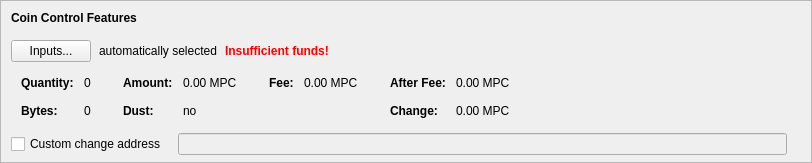
    <widget class="QFrame" name="frameCoinControl">
     <property name="sizePolicy">
      <sizepolicy hsizetype="Expanding" vsizetype="Expanding">
       <horstretch>0</horstretch>
       <verstretch>0</verstretch>
      </sizepolicy>
     </property>
     <property name="maximumSize">
      <size>
       <width>16777215</width>
       <height>16777215</height>
      </size>
     </property>
     <property name="frameShape">
      <enum>QFrame::StyledPanel</enum>
     </property>
     <property name="frameShadow">
      <enum>QFrame::Sunken</enum>
     </property>
     <layout class="QVBoxLayout" name="verticalLayoutCoinControl2">
      <property name="spacing">
       <number>0</number>
      </property>
      <property name="leftMargin">
       <number>0</number>
      </property>
      <property name="topMargin">
       <number>0</number>
      </property>
      <property name="rightMargin">
       <number>0</number>
      </property>
      <property name="bottomMargin">
       <number>6</number>
      </property>
      <item>
       <layout class="QVBoxLayout" name="verticalLayoutCoinControl" stretch="0,0,0,0,1">
        <property name="spacing">
         <number>0</number>
        </property>
        <property name="leftMargin">
         <number>10</number>
        </property>
        <property name="topMargin">
         <number>10</number>
        </property>
        <item>
         <layout class="QHBoxLayout" name="horizontalLayoutCoinControl1">
          <property name="bottomMargin">
           <number>15</number>
          </property>
          <item>
           <widget class="QLabel" name="labelCoinControlFeatures">
            <property name="sizePolicy">
             <sizepolicy hsizetype="Preferred" vsizetype="Maximum">
              <horstretch>0</horstretch>
              <verstretch>0</verstretch>
             </sizepolicy>
            </property>
            <property name="font">
             <font>
              <weight>75</weight>
              <bold>true</bold>
             </font>
            </property>
            <property name="styleSheet">
             <string notr="true">font-weight:bold;</string>
            </property>
            <property name="text">
             <string>Coin Control Features</string>
            </property>
           </widget>
          </item>
         </layout>
        </item>
        <item>
         <layout class="QHBoxLayout" name="horizontalLayoutCoinControl2" stretch="0,0,0,0">
          <property name="spacing">
           <number>8</number>
          </property>
          <property name="bottomMargin">
           <number>10</number>
          </property>
          <item>
           <widget class="QPushButton" name="pushButtonCoinControl">
            <property name="styleSheet">
             <string notr="true"/>
            </property>
            <property name="text">
             <string>Inputs...</string>
            </property>
            <property name="autoDefault">
             <bool>false</bool>
            </property>
           </widget>
          </item>
          <item>
           <widget class="QLabel" name="labelCoinControlAutomaticallySelected">
            <property name="text">
             <string>automatically selected</string>
            </property>
            <property name="margin">
             <number>5</number>
            </property>
           </widget>
          </item>
          <item>
           <widget class="QLabel" name="labelCoinControlInsuffFunds">
            <property name="font">
             <font>
              <weight>75</weight>
              <bold>true</bold>
             </font>
            </property>
            <property name="styleSheet">
             <string notr="true">color:red;font-weight:bold;</string>
            </property>
            <property name="text">
             <string>Insufficient funds!</string>
            </property>
            <property name="margin">
             <number>5</number>
            </property>
           </widget>
          </item>
          <item>
           <spacer name="horizontalSpacerCoinControl">
            <property name="orientation">
             <enum>Qt::Horizontal</enum>
            </property>
            <property name="sizeHint" stdset="0">
             <size>
              <width>40</width>
              <height>1</height>
             </size>
            </property>
           </spacer>
          </item>
         </layout>
        </item>
        <item>
         <widget class="QWidget" name="widgetCoinControl" native="true">
          <property name="sizePolicy">
           <sizepolicy hsizetype="Preferred" vsizetype="Preferred">
            <horstretch>0</horstretch>
            <verstretch>0</verstretch>
           </sizepolicy>
          </property>
          <property name="minimumSize">
           <size>
            <width>0</width>
            <height>0</height>
           </size>
          </property>
          <property name="styleSheet">
           <string notr="true"/>
          </property>
          <layout class="QHBoxLayout" name="horizontalLayoutCoinControl5">
           <property name="leftMargin">
            <number>0</number>
           </property>
           <property name="topMargin">
            <number>0</number>
           </property>
           <property name="rightMargin">
            <number>0</number>
           </property>
           <property name="bottomMargin">
            <number>0</number>
           </property>
           <item>
            <layout class="QHBoxLayout" name="horizontalLayoutCoinControl3" stretch="0,0,0,1">
             <property name="spacing">
              <number>20</number>
             </property>
             <property name="topMargin">
              <number>0</number>
             </property>
             <property name="bottomMargin">
              <number>10</number>
             </property>
             <item>
              <layout class="QFormLayout" name="formLayoutCoinControl1">
               <property name="horizontalSpacing">
                <number>10</number>
               </property>
               <property name="verticalSpacing">
                <number>14</number>
               </property>
               <property name="leftMargin">
                <number>10</number>
               </property>
               <property name="topMargin">
                <number>4</number>
               </property>
               <property name="rightMargin">
                <number>6</number>
               </property>
               <item row="0" column="0">
                <widget class="QLabel" name="labelCoinControlQuantityText">
                 <property name="font">
                  <font>
                   <weight>75</weight>
                   <bold>true</bold>
                  </font>
                 </property>
                 <property name="text">
                  <string>Quantity:</string>
                 </property>
                 <property name="margin">
                  <number>0</number>
                 </property>
                </widget>
               </item>
               <item row="0" column="1">
                <widget class="QLabel" name="labelCoinControlQuantity">
                 <property name="cursor">
                  <cursorShape>IBeamCursor</cursorShape>
                 </property>
                 <property name="contextMenuPolicy">
                  <enum>Qt::ActionsContextMenu</enum>
                 </property>
                 <property name="text">
                  <string notr="true">0</string>
                 </property>
                 <property name="margin">
                  <number>0</number>
                 </property>
                 <property name="textInteractionFlags">
                  <set>Qt::LinksAccessibleByMouse|Qt::TextSelectableByKeyboard|Qt::TextSelectableByMouse</set>
                 </property>
                </widget>
               </item>
               <item row="1" column="0">
                <widget class="QLabel" name="labelCoinControlBytesText">
                 <property name="font">
                  <font>
                   <weight>75</weight>
                   <bold>true</bold>
                  </font>
                 </property>
                 <property name="text">
                  <string>Bytes:</string>
                 </property>
                </widget>
               </item>
               <item row="1" column="1">
                <widget class="QLabel" name="labelCoinControlBytes">
                 <property name="cursor">
                  <cursorShape>IBeamCursor</cursorShape>
                 </property>
                 <property name="contextMenuPolicy">
                  <enum>Qt::ActionsContextMenu</enum>
                 </property>
                 <property name="text">
                  <string notr="true">0</string>
                 </property>
                 <property name="textInteractionFlags">
                  <set>Qt::LinksAccessibleByMouse|Qt::TextSelectableByKeyboard|Qt::TextSelectableByMouse</set>
                 </property>
                </widget>
               </item>
              </layout>
             </item>
             <item>
              <layout class="QFormLayout" name="formLayoutCoinControl2">
               <property name="horizontalSpacing">
                <number>10</number>
               </property>
               <property name="verticalSpacing">
                <number>14</number>
               </property>
               <property name="leftMargin">
                <number>6</number>
               </property>
               <property name="topMargin">
                <number>4</number>
               </property>
               <property name="rightMargin">
                <number>6</number>
               </property>
               <item row="0" column="0">
                <widget class="QLabel" name="labelCoinControlAmountText">
                 <property name="font">
                  <font>
                   <weight>75</weight>
                   <bold>true</bold>
                  </font>
                 </property>
                 <property name="text">
                  <string>Amount:</string>
                 </property>
                 <property name="margin">
                  <number>0</number>
                 </property>
                </widget>
               </item>
               <item row="0" column="1">
                <widget class="QLabel" name="labelCoinControlAmount">
                 <property name="cursor">
                  <cursorShape>IBeamCursor</cursorShape>
                 </property>
                 <property name="contextMenuPolicy">
                  <enum>Qt::ActionsContextMenu</enum>
                 </property>
                 <property name="text">
                  <string notr="true">0.00 MPC</string>
                 </property>
                 <property name="textInteractionFlags">
                  <set>Qt::LinksAccessibleByMouse|Qt::TextSelectableByKeyboard|Qt::TextSelectableByMouse</set>
                 </property>
                </widget>
               </item>
               <item row="1" column="0">
                <widget class="QLabel" name="labelCoinControlLowOutputText">
                 <property name="font">
                  <font>
                   <weight>75</weight>
                   <bold>true</bold>
                  </font>
                 </property>
                 <property name="text">
                  <string>Dust:</string>
                 </property>
                </widget>
               </item>
               <item row="1" column="1">
                <widget class="QLabel" name="labelCoinControlLowOutput">
                 <property name="cursor">
                  <cursorShape>IBeamCursor</cursorShape>
                 </property>
                 <property name="contextMenuPolicy">
                  <enum>Qt::ActionsContextMenu</enum>
                 </property>
                 <property name="text">
                  <string notr="true">no</string>
                 </property>
                 <property name="textInteractionFlags">
                  <set>Qt::LinksAccessibleByMouse|Qt::TextSelectableByKeyboard|Qt::TextSelectableByMouse</set>
                 </property>
                </widget>
               </item>
              </layout>
             </item>
             <item>
              <layout class="QFormLayout" name="formLayoutCoinControl3">
               <property name="horizontalSpacing">
                <number>10</number>
               </property>
               <property name="verticalSpacing">
                <number>14</number>
               </property>
               <property name="leftMargin">
                <number>6</number>
               </property>
               <property name="topMargin">
                <number>4</number>
               </property>
               <property name="rightMargin">
                <number>6</number>
               </property>
               <item row="0" column="0">
                <widget class="QLabel" name="labelCoinControlFeeText">
                 <property name="font">
                  <font>
                   <weight>75</weight>
                   <bold>true</bold>
                  </font>
                 </property>
                 <property name="text">
                  <string>Fee:</string>
                 </property>
                 <property name="margin">
                  <number>0</number>
                 </property>
                </widget>
               </item>
               <item row="0" column="1">
                <widget class="QLabel" name="labelCoinControlFee">
                 <property name="cursor">
                  <cursorShape>IBeamCursor</cursorShape>
                 </property>
                 <property name="contextMenuPolicy">
                  <enum>Qt::ActionsContextMenu</enum>
                 </property>
                 <property name="text">
                  <string notr="true">0.00 MPC</string>
                 </property>
                 <property name="textInteractionFlags">
                  <set>Qt::LinksAccessibleByMouse|Qt::TextSelectableByKeyboard|Qt::TextSelectableByMouse</set>
                 </property>
                </widget>
               </item>
             </layout>
             </item>
             <item>
              <layout class="QFormLayout" name="formLayoutCoinControl4">
               <property name="horizontalSpacing">
                <number>10</number>
               </property>
               <property name="verticalSpacing">
                <number>14</number>
               </property>
               <property name="leftMargin">
                <number>6</number>
               </property>
               <property name="topMargin">
                <number>4</number>
               </property>
               <property name="rightMargin">
                <number>6</number>
               </property>
               <item row="0" column="0">
                <widget class="QLabel" name="labelCoinControlAfterFeeText">
                 <property name="font">
                  <font>
                   <weight>75</weight>
                   <bold>true</bold>
                  </font>
                 </property>
                 <property name="text">
                  <string>After Fee:</string>
                 </property>
                 <property name="margin">
                  <number>0</number>
                 </property>
                </widget>
               </item>
               <item row="0" column="1">
                <widget class="QLabel" name="labelCoinControlAfterFee">
                 <property name="cursor">
                  <cursorShape>IBeamCursor</cursorShape>
                 </property>
                 <property name="contextMenuPolicy">
                  <enum>Qt::ActionsContextMenu</enum>
                 </property>
                 <property name="text">
                  <string notr="true">0.00 MPC</string>
                 </property>
                 <property name="textInteractionFlags">
                  <set>Qt::LinksAccessibleByMouse|Qt::TextSelectableByKeyboard|Qt::TextSelectableByMouse</set>
                 </property>
                </widget>
               </item>
               <item row="1" column="0">
                <widget class="QLabel" name="labelCoinControlChangeText">
                 <property name="font">
                  <font>
                   <weight>75</weight>
                   <bold>true</bold>
                  </font>
                 </property>
                 <property name="text">
                  <string>Change:</string>
                 </property>
                </widget>
               </item>
               <item row="1" column="1">
                <widget class="QLabel" name="labelCoinControlChange">
                 <property name="cursor">
                  <cursorShape>IBeamCursor</cursorShape>
                 </property>
                 <property name="contextMenuPolicy">
                  <enum>Qt::ActionsContextMenu</enum>
                 </property>
                 <property name="text">
                  <string notr="true">0.00 MPC</string>
                 </property>
                 <property name="textInteractionFlags">
                  <set>Qt::LinksAccessibleByMouse|Qt::TextSelectableByKeyboard|Qt::TextSelectableByMouse</set>
                 </property>
                </widget>
               </item>
              </layout>
             </item>
            </layout>
           </item>
          </layout>
         </widget>
        </item>
        <item>
         <layout class="QHBoxLayout" name="horizontalLayoutCoinControl4" stretch="0,0,0">
          <property name="spacing">
           <number>12</number>
          </property>
          <property name="sizeConstraint">
           <enum>QLayout::SetDefaultConstraint</enum>
          </property>
          <property name="topMargin">
           <number>5</number>
          </property>
          <property name="rightMargin">
           <number>5</number>
          </property>
          <item>
           <widget class="QCheckBox" name="checkBoxCoinControlChange">
            <property name="toolTip">
             <string>If this is activated, but the change address is empty or invalid, change will be sent to a newly generated address.</string>
            </property>
            <property name="text">
             <string>Custom change address</string>
            </property>
           </widget>
          </item>
          <item>
           <widget class="QValidatedLineEdit" name="lineEditCoinControlChange">
            <property name="enabled">
             <bool>false</bool>
            </property>
            <property name="sizePolicy">
             <sizepolicy hsizetype="Expanding" vsizetype="Fixed">
              <horstretch>0</horstretch>
              <verstretch>0</verstretch>
             </sizepolicy>
            </property>
           </widget>
          </item>
          <item>
           <widget class="QLabel" name="labelCoinControlChangeLabel">
            <property name="sizePolicy">
             <sizepolicy hsizetype="Preferred" vsizetype="Expanding">
              <horstretch>0</horstretch>
              <verstretch>0</verstretch>
             </sizepolicy>
            </property>
            <property name="minimumSize">
             <size>
              <width>0</width>
              <height>0</height>
             </size>
            </property>
            <property name="text">
             <string/>
            </property>
            <property name="margin">
             <number>3</number>
            </property>
           </widget>
          </item>
         </layout>
        </item>
        <item>
         <spacer name="verticalSpacerCoinControl">
          <property name="orientation">
           <enum>Qt::Vertical</enum>
          </property>
          <property name="sizeHint" stdset="0">
           <size>
            <width>800</width>
            <height>1</height>
           </size>
          </property>
         </spacer>
        </item>
       </layout>
      </item>
     </layout>
    </widget>
